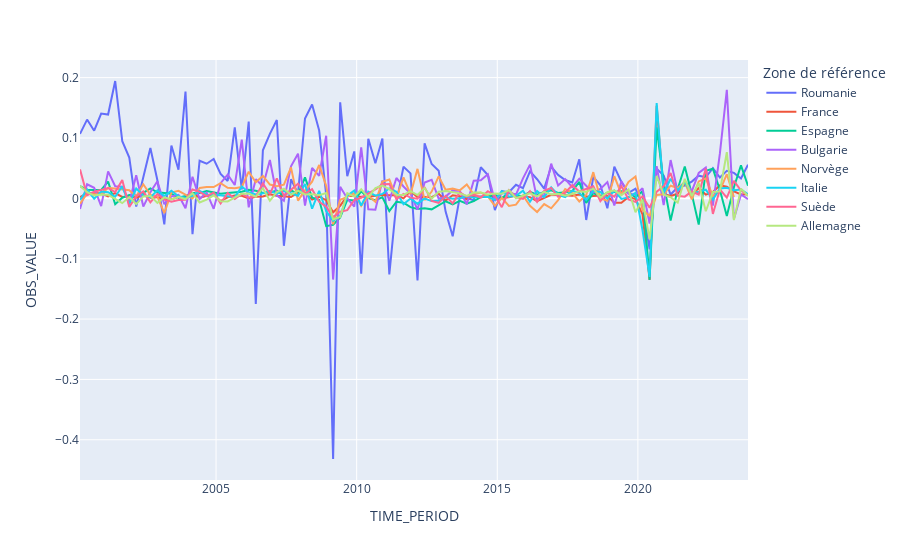

The notebook cell this image was saved under:
### Code cell
px.line(b,x='TIME_PERIOD',y='OBS_VALUE',color='Zone de référence')
